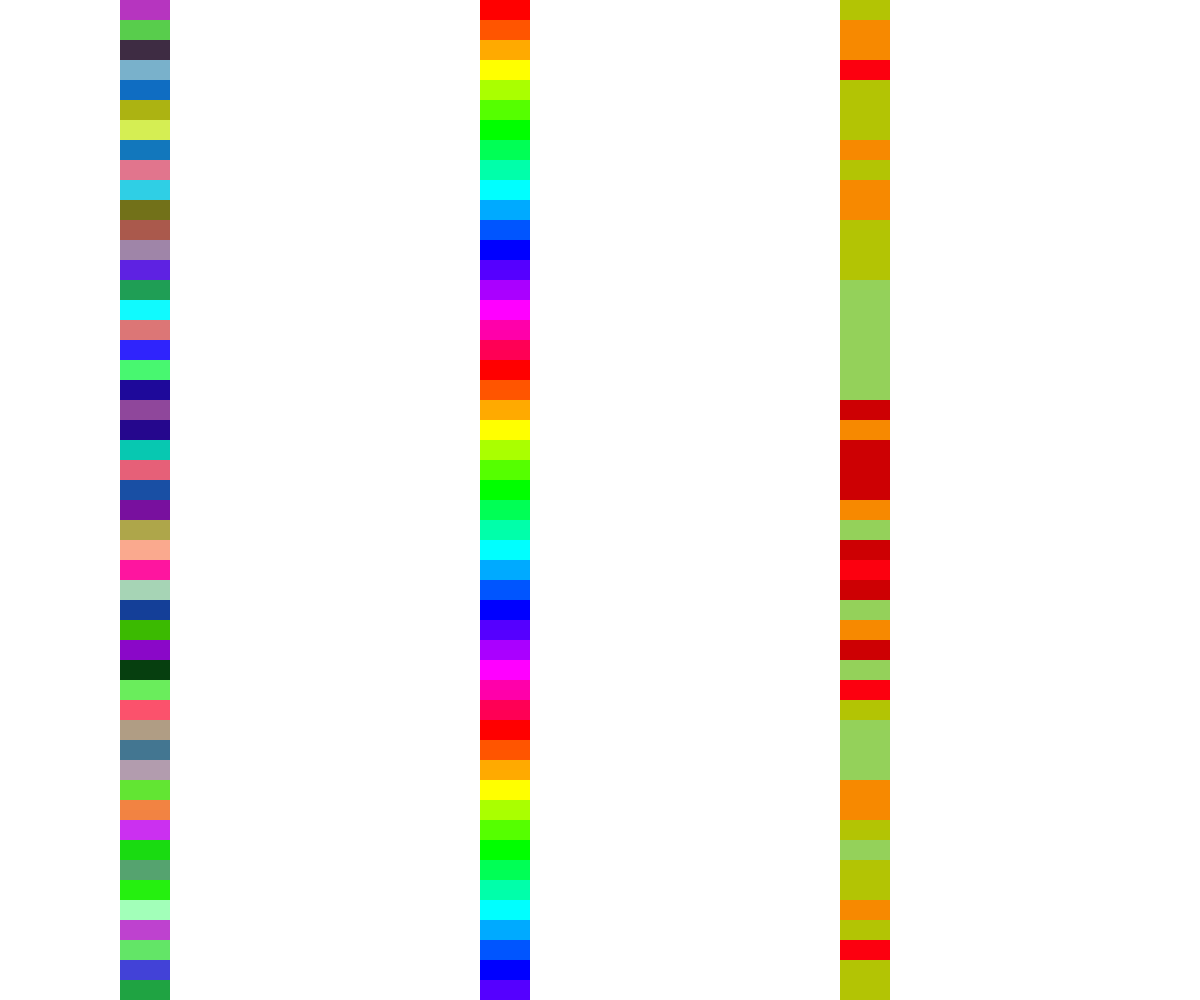
Frame 1 (no input)
Frame 60 (no input): identical to frame 1, image omitted
Frame 120 (the mouse pressed at the canvas centre since frame 60): identical to frame 1, image omitted

The p5.js sketch that drew this single still picture (run headless with seeded random() and noise() and a simulated clock; from frame 60 on, the mouse is pressed at the canvas centre):

// p5.js sketch
// ── sketch.js
// Generative art Colors demo 
// Tyler Lusher 
// October 25, 2023

let rectWidth = 50;
let rectHeight = 20;
let colors = ["#CD0003","#FC000F","#F78900","#B3C404","#94D15A"];
// rrggbb 012345678ABCDEF
function setup() {
  createCanvas(windowWidth, windowHeight);
  noStroke();
  drawColRGB(width*0.1); // col at 10% of the canvas 
  drawColHSB(width*0.4); // col at 40% of the canvas
  drawColCustom(width*0.7); // col at 70% of the canvas
}

function drawColCustom(xPos){
  colorMode(RGB);
  let counter = 0;
  for(let y=0;y<height; y+=rectHeight){
    // option one: cycle through Palette
    fill(colors[counter % 5]); // %5 right 0,1,2,3,4
    // option 2 random selsecton 
    fill(colors[Math.floor(random(colors.length))]);

    rect(xPos,y,rectWidth,rectHeight);
    counter++;
  }

}
function drawColHSB(xPos){
  colorMode(HSB, 360);
  for(let y=0;y<height; y+=rectHeight){
    //fill HUE 0-360, SATURATION, BRIGHTNESS
    // y 0 - 800
    // y % 360 rifht (y<360)
    // m % n right 0-(n-1) 
    fill(y % 360, 360, 360);
    rect(xPos,y,rectWidth,rectHeight);
  }
}

function drawColRGB(xPos){
  colorMode(RGB); // back to defult 
  for (let y=0; y<height; y +=rectHeight){
    fill(random(255),random(255),random(255));
    rect(xPos,y,rectWidth,rectHeight);
  }


}

function draw() {
  //background(220);
}
